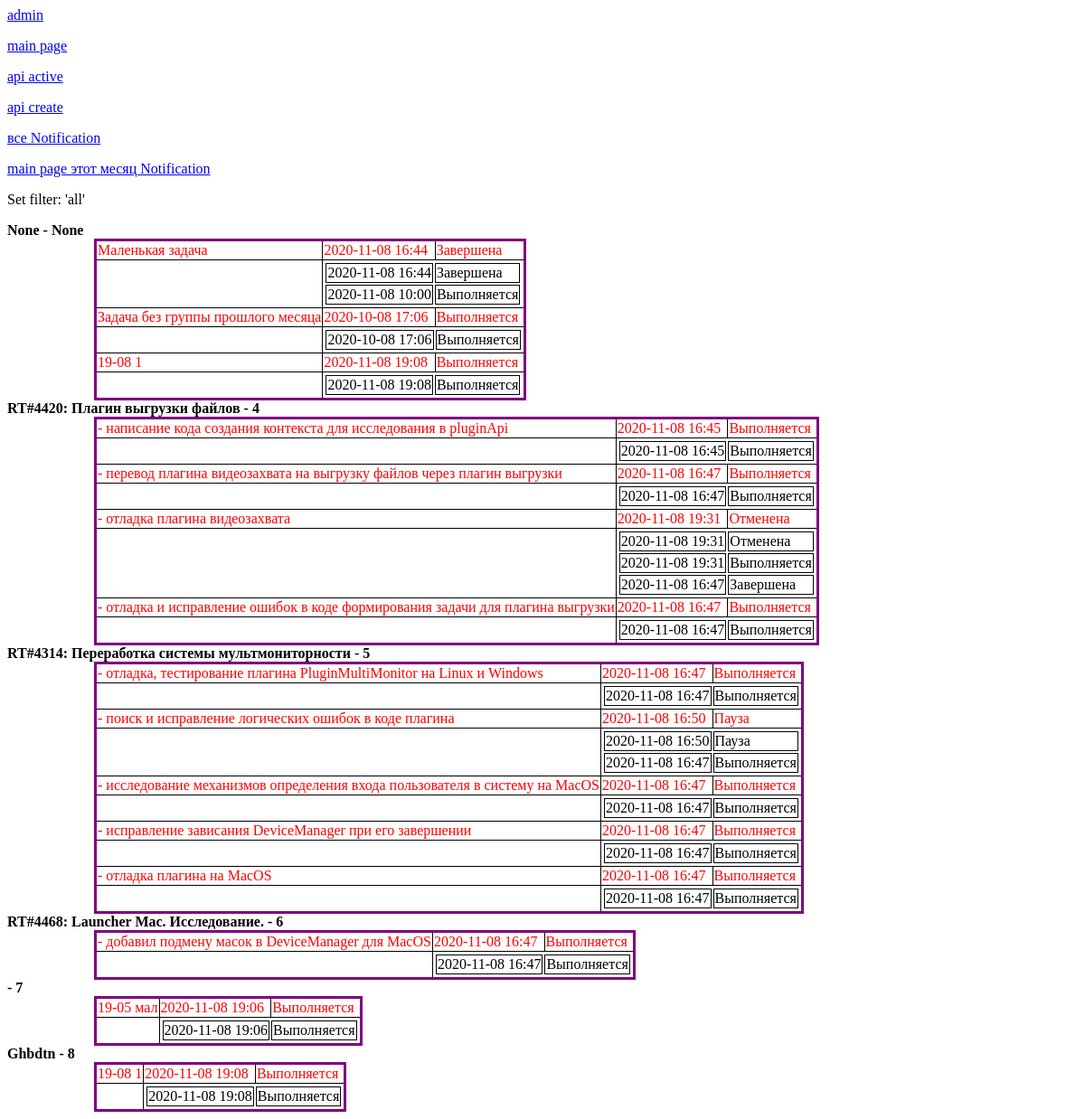
The app's page /s/all/ with its own data.
### SystemNotification/models.py (models this page shows, shortened)
class Notification(models.Model):
	name = models.CharField(max_length=150,db_column="name",blank=True)
	isActive = models.BooleanField(db_column="isActive",default=True)
	parent = models.ForeignKey('GroupNotification',db_column="parent",on_delete=models.CASCADE,null=True,blank=True)
	state = models.ForeignKey('NotificationState', db_column="state",on_delete=models.PROTECT,null=True,blank=True, default=1)
	period=models.DateTimeField(db_column="period",default=datetime.datetime.now(),db_index=True,blank=True)
	class Meta:
		db_table = 'Notification'
		verbose_name_plural="Задачи"
		verbose_name="Задача"
		ordering=["parent","-id",]

class NotificationState(models.Model):
	name = models.CharField(max_length=30,db_column="name",blank=True,unique=True)
	isActive = models.BooleanField(db_column="isActive",default=True)
	class Meta:
		db_table = 'NotificationState'
		verbose_name_plural="Состояния задач"
		verbose_name="Состояние"
		ordering=["name",]

class GroupNotification(models.Model):
	name = models.CharField(max_length=150,db_column="name",blank=True)
	comment = models.TextField(db_column="comment",blank=True)
	isActive = models.BooleanField(db_column="isActive",default=True)
	class Meta:
		db_table = 'GroupNotification'
		verbose_name_plural="Группы задач"
		verbose_name="Группа задач"
		ordering=["-id",]

### SystemNotification/views.py (the view)
# urls.py: path('', local_index,name="index"),
@csrf_exempt
def index(request,IsFilter):
    sql="""
      SELECT
 	    GroupNotification.id as GroupId,
 	    GroupNotification.name as GroupName,
	    Notification.id as NotId,
	    Notification.name as NotName,
	    NotificationState.name as NotStateName,
	    Notification.period as NotPeriod,
	    NotificationHistory.period as HistoryPeriod,
	    HistoryState.name as HistoryStateName
     FROM Notification
     LEFT JOIN GroupNotification
     ON GroupNotification.id=Notification.parent
     LEFT JOIN NotificationState
     ON NotificationState.id=Notification.state
      LEFT JOIN NotificationHistory
      ON NotificationHistory.notification=Notification.id
    LEFT JOIN NotificationState  as HistoryState
     ON HistoryState.id=NotificationHistory.state

        Par1qqqq1

    ORDER BY GroupNotification.id, Notification.id,NotificationHistory.period DESC
    """
    if IsFilter=="today":
        sql=sql.replace("Par1qqqq1"," WHERE date('now','start of month')=date(Notification.period ,'start of month') ")
    else:
        sql=sql.replace("Par1qqqq1","")
    data=[]
    with connection.cursor() as c:
        c.execute(sql)
        result=c.fetchall()
        colNombers={}
        for i in range(len(c.cursor.description)):
            colNombers[c.cursor.description[i][0]]=i
        """
        GroupData={
            "name":"",
            "id":-1,
            "quests":[],
        }
        questData={
            "name":"",
            "period":"",
            "state":"",
            "history":[],
        }
        historyData={
            "period":"ww",
            "state":"ww",
        }"""
        LastGroupId=-1
        LastNotId=-1
        for row in result:
            if  LastGroupId==row[colNombers["GroupId"]]:
                if LastNotId==row[colNombers["NotId"]]:
                    __saveHistory(data,colNombers,row)
                else:
                    LastNotId=row[colNombers["NotId"]]
                    __createNewQuest(data,colNombers,row)
                    __saveHistory(data,colNombers,row)
            else:
                LastGroupId=row[colNombers["GroupId"]]
                __createNewGroup(data,colNombers,row)
                LastNotId=row[colNombers["NotId"]]
                __createNewQuest(data,colNombers,row)
                __saveHistory(data,colNombers,row)
    return render(request,"mainPage.html",{"content":data,"filter":IsFilter})

### SystemNotification/views.py (called while the page is built)
def __getThisGroup(data):
    return data[-1]

def __getThisQuest(data):
    return data[-1]["quests"][-1]

def __createNewGroup(data,colNombers,row):
    GroupData={
            "name":row[colNombers["GroupName"]],
            "id":row[colNombers["GroupId"]],
            "quests":[],
        }
    data.append(GroupData)

def __createNewQuest(data,colNombers,row):
    GroupData=__getThisGroup(data)
    questData={
            "name":row[colNombers["NotName"]],
            "period":row[colNombers["NotPeriod"]],
            "state":row[colNombers["NotStateName"]],
            "history":[],
    }
    GroupData["quests"].append(questData)

def __saveHistory(data,colNombers,row):
    historyData={
            "period":row[colNombers["HistoryPeriod"]],
            "state":row[colNombers["HistoryStateName"]],
    }
    nowQuetst=__getThisQuest(data)
    nowQuetst["history"].append(historyData)

### templates/mainPage.html (shortened to what this page needs)
<head>
</head>
<body>
	<p><a href="{% url 'admin:index' %}">   admin </a>	</p>
	<p><a href="{% url 'index' %}">   main page </a></p>
	<p><a href="{% url 'SystemNotification:api_active' %}">   api active </a></p>
	<p><a href="{% url 'SystemNotification:api_create' %}">   api create </a></p>
	<p><a href="{% url 'SystemNotification:AllNotification' %}">   все Notification</a></p>
	<p><a href="{% url 'SystemNotification:ThisMonthNotification' %}">   main page этот месяц Notification</a></p>
	{% if filter %}
	<p>Set filter: '{{filter}}'</p>
	{% endif %}
	{% if content %}
	{% for GroupQuest in content %}
	<div class="group">
		<div class="headerGroup">{{GroupQuest.name}} - {{GroupQuest.id}}</div>
				<table class="mainTable">
					{% for quest in GroupQuest.quests %}
					<tr class="rowQuest">
						<td>{{quest.name}} </td>
						<td>{{quest.period|date:'Y-m-d H:i'}}  </td>
						<td>{{quest.state}}  </td>
					</tr>
					<tr>
					<td></td>
					<td colspan="2">
					<table>
						{% for history in quest.history %}
							<tr><td>{{history.period|date:'Y-m-d H:i'}}</td><td>{{history.state}}</td></tr>
						{% endfor %}
					</table>
					</td>
					</tr>
					{% endfor %}
				</table>
	</div>
	{% endfor %}
	{% endif %}
</body>

### templates/mainPage.html (style rules this page uses)
.headerGroup { font-weight: bold; font-size: 1.3 em; }
table.mainTable { margin-left:6em; border-collapse: collapse; border: 3px solid purple; }
td { border: 1px solid black; }
.rowQuest { color:red; }

### records on screen
Notification: name "Маленькая задача", period "2020-11-08 16:44", state "Завершена"
NotificationState: period "2020-11-08 16:44", state "Завершена", period "2020-11-08 16:47"
NotificationState: period "2020-11-08 10:00", state "Выполняется", period "2020-10-08 17:06", name "19-08 1", period "2020-11-08 19:08", period "2020-11-08 16:45", period "2020-11-08 16:47", period "2020-11-08 19:31", period "2020-11-08 19:06"
Notification: name "Задача без группы прошлого месяца", period "2020-10-08 17:06", state "Выполняется"
GroupNotification: name "RT#4420: Плагин выгрузки файлов", id "4"
Notification: name "- написание кода создания контекста для исследования в pluginApi", period "2020-11-08 16:45", state "Выполняется"
Notification: name "- перевод плагина видеозахвата на выгрузку файлов через плагин выгрузки", period "2020-11-08 16:47", state "Выполняется"
Notification: name "- отладка плагина видеозахвата", period "2020-11-08 19:31", state "Отменена"
NotificationState: period "2020-11-08 19:31", state "Отменена"
Notification: name "- отладка и исправление ошибок в коде формирования задачи для плагина выгрузки", period "2020-11-08 16:47", state "Выполняется"
GroupNotification: name "RT#4314: Переработка системы мультмониторности", id "5"
Notification: name "- отладка, тестирование плагина PluginMultiMonitor на Linux и Windows", period "2020-11-08 16:47", state "Выполняется"
Notification: name "- поиск и исправление логических ошибок в коде плагина", period "2020-11-08 16:50", state "Пауза"
NotificationState: period "2020-11-08 16:50", state "Пауза"
Notification: name "- исследование механизмов определения входа пользователя в систему на MacOS", period "2020-11-08 16:47", state "Выполняется"
Notification: name "- исправление зависания DeviceManager при его завершении", period "2020-11-08 16:47", state "Выполняется"
Notification: name "- отладка плагина на MacOS", period "2020-11-08 16:47", state "Выполняется"
GroupNotification: name "RT#4468: Launcher Mac. Исследование.", id "6"
Notification: name "- добавил подмену масок в DeviceManager для MacOS", period "2020-11-08 16:47", state "Выполняется"
Notification: name "19-05 мал", period "2020-11-08 19:06", state "Выполняется"
GroupNotification: name "Ghbdtn", id "8"

### other values on screen
{{ filter }} "all"
{{ GroupQuest.name }} "None"
{{ GroupQuest.id }} "None" "7"
